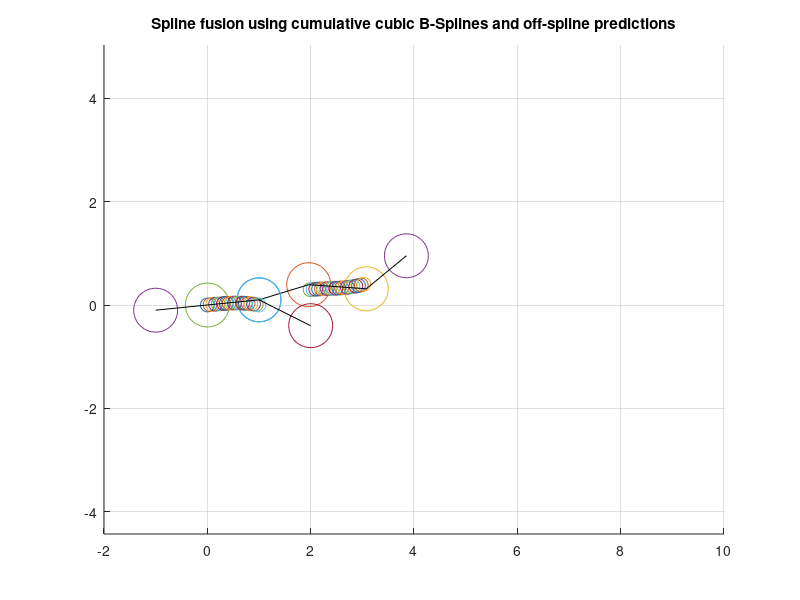

This chart was generated by the following MATLAB code:

% Spline fusion: Lovegrove 2013
% Roberto Aldera - 7 Feb 2020
% Sanity checking that spline fusion needs 4 poses, i.e 3 transforms
clc;clear
%% Setting up transforms
theta = -pi/16;
R = [cos(theta) sin(theta) 0; -sin(theta) cos(theta) 0; 0 0 1];
a = [1; 0.1; 0]; % position of origin frame a in reference frame b
T0 = [ R a; 0 0 0 1];

T = {T0; T0; T0; T0}; % pretending the transforms are all the same for now

% Offset the points to make it more interesting
% T{3}(1,4) = T{3}(1,4) + 0.6;
T{3}(2,4) = T{3}(2,4) - 0.6;

T_world = cell(size(T,1),1);
T_world{1} = T0; 
% T_world{1} = eye(4);

for i = 2:size(T,1)
    T_world{i,1} = T_world{i-1} * T{i};
end

Omega = cell(size(T,1)-1,1);
for i = 1:size(Omega,1) 
    Omega{i} = logm(T_world{i}^-1 * T_world{i+1});
end

%% Spline fusion parameters
num_intervals = size(T,1)-3;
num_spline_points = 20;
C = 1/6 * [ 6 0 0 0; 5 3 -3 1; 1 3 3 -2; 0 0 0 1 ];
T_w_s = cell(num_spline_points,num_intervals);

s_i = linspace(0,size(T,1)-1,size(T,1));

for i = 1:num_intervals
    s_t = linspace(i,i+1,num_spline_points);
    for t = 1:num_spline_points
        u = s_t(t) - s_i(i+1);
        u_vector = [1; u; u^2; u^3];
        B = C * u_vector;

        T_w_s{t,i} = T_world{i} * expm(B(2) * Omega{i}) ...
            * expm(B(3) * Omega{i+1}) * expm(B(4) * Omega{i+2});
    end
end
%% Plotting
figure(1);
clf;
hold on;
grid on;
xlim([0 10])
axis equal;
title("Spline fusion using cumulative cubic B-Splines");

for i = 1:size(T,1)
    scatter(T_world{i}(1,4),T_world{i}(2,4),1000,'r.');
end

for i = 1:size(T_w_s,1)
    for j = 1:num_intervals
        scatter(T_w_s{i,j}(1,4),T_w_s{i,j}(2,4),100,'r.');
    end
end

%% Plot connections directly between control points
T_world_coords = zeros(size(T_world,1),2);
for i = 1:size(T_world)
    T_world_coords(i,:) = [T_world{i}(1,4) T_world{i}(2,4)];
end
plot(T_world_coords(:,1),T_world_coords(:,2),'k');


%% Sanity checking that spline fusion needs 4 poses, i.e 3 transforms
% Setting up transforms
theta = 0;%-pi/160;
R = [cos(theta) sin(theta) 0; -sin(theta) cos(theta) 0; 0 0 1];
a = [1; 0.1; 0]; % position of origin frame a in reference frame b
T0 = [ R a; 0 0 0 1];

T = {T0; T0; T0}; % pretending the transforms are all the same for now

% T{1}(1,4) = 1;
% T{2}(1,4) = 2;
% T{3}(1,4) = 3;
% T{4}(1,4) = 4;

% Offset the points to make it more interesting
% T{1}(1,4) = T{1}(1,4) + 2;
% T{2}(1,4) = T{2}(1,4) + 1;
% T{3}(1,4) = T{3}(1,4) - 0.3;
% T{3}(2,4) = T{3}(2,4) - 1.5;
T{3}(2,4) = T{3}(2,4) - 0.6;


T_world = cell(size(T,1)+1,1);

T_world{1,1} = T{1}^-1;
T_world{2,1} = eye(4);
T_world{3,1} = T{2};
T_world{4,1} = T{2} * T{3};

% T_world{1} = eye(4);
% T_world{1} = T{1};
% for i = 2:size(T,1)
%     T_world{i,1} = T_world{i-1} * T{i};
% end

for i = 1:size(T_world,1)
    disp('T_world x: ');
    disp(T_world{i,1}(1,4));
end
Omega = cell(size(T,1)-1,1); % This holds all omegas, but each spline segment only uses 3 of them at a time (a window)
for i = 1:size(T,1) 
    Omega{i} = logm(T_world{i}^-1 * T_world{i+1});
end

%% Spline fusion parameters
num_intervals = size(T,1)-2;
num_spline_points = 20;
C = 1/6 * [ 6 0 0 0; 5 3 -3 1; 1 3 3 -2; 0 0 0 1 ];
T_w_s = cell(num_intervals,num_spline_points);

s_i = linspace(0,size(T,1)-1,size(T,1));

for i = 1:num_intervals
    s_t = linspace(i,i+1,num_spline_points);
    for t = 1:num_spline_points
        u = s_t(t) - s_i(i+1);
        u_vector = [1; u; u^2; u^3];
        B = C * u_vector;

        T_w_s{i,t} = T_world{i} * expm(B(2) * Omega{i}) ...
            * expm(B(3) * Omega{i+1}) * expm(B(4) * Omega{i+2});
%           T_w_s{i,t} = expm(B(2) * Omega{i}) ...
%               * expm(B(3) * Omega{i+1}) * expm(B(4) * Omega{i+2});
    end
end

%% Plotting
figure(1);
% clf;
hold on;
grid on;
xlim([-2 10])
axis equal;
title("Spline fusion using cumulative cubic B-Splines and off-spline predictions");

for i = 1:size(T_world,1)
    scatter(T_world{i}(1,4),T_world{i}(2,4),1000,'g^');
end

for i = 1:num_intervals
    for j = 1:size(T_w_s,2)
        scatter(T_w_s{i,j}(1,4),T_w_s{i,j}(2,4),100,'g.');
    end
end

%% Plot connections directly between control points
T_world_coords = zeros(size(T_world,1),2);
for i = 1:size(T_world)
    T_world_coords(i,:) = [T_world{i}(1,4) T_world{i}(2,4)];
end
plot(T_world_coords(:,1),T_world_coords(:,2),'k');

